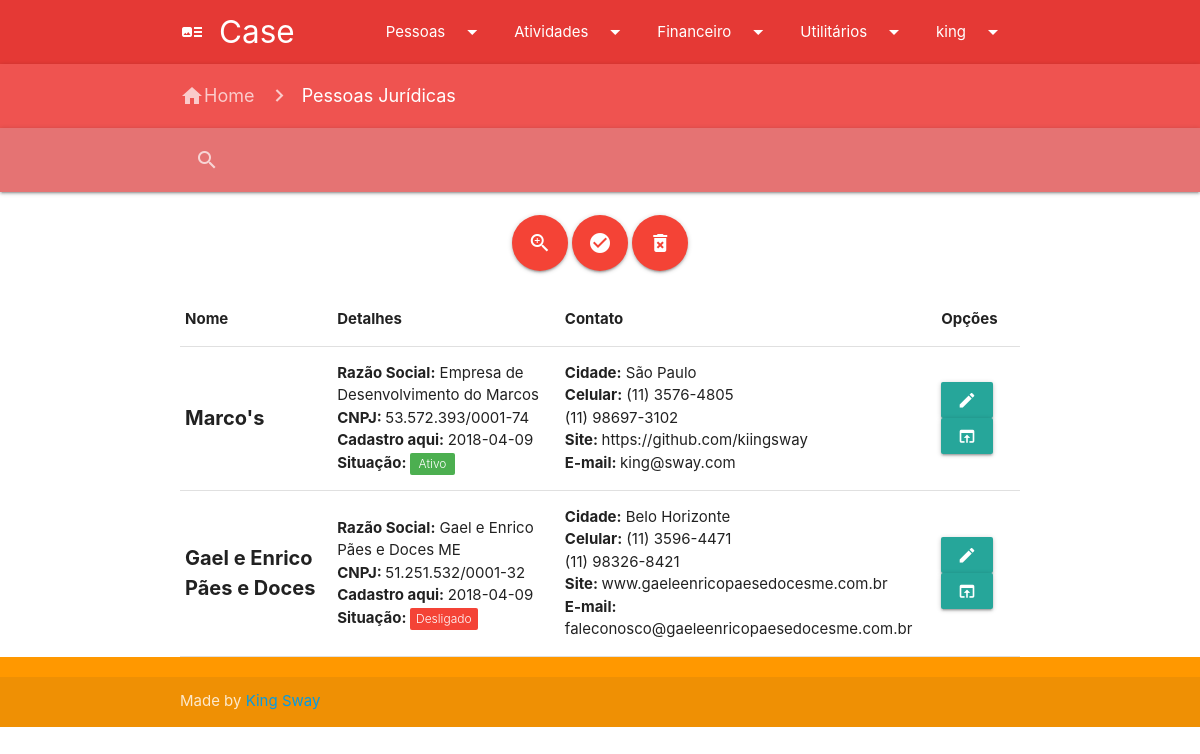
The page /pj.php (signed in) on the database its author committed.
### tables this page shows
CREATE TABLE `pj` (
  `id` int(255) NOT NULL,
  `nome_fantasia` varchar(255) NOT NULL,
  `razao_social` varchar(255) NOT NULL,
  `cnpj` varchar(255) NOT NULL,
  `site` varchar(255) DEFAULT NULL,
  `email` varchar(255) DEFAULT NULL,
  `telefone1` varchar(255) NOT NULL,
  `situacao` int(1) NOT NULL,
  `cadastroaqui` date NOT NULL,
  `telefone2` varchar(255) DEFAULT NULL,
  `cidade` varchar(255) NOT NULL,
  `estado` varchar(2) NOT NULL
);

### pj.php (the view, shortened to what this page needs)
<!DOCTYPE html>
<html>
  <head>
    <link href="css/materialize.css" type="text/css" rel="stylesheet" media="screen,projection"/>
    <link href="css/style.css" type="text/css" rel="stylesheet" media="screen,projection"/>
  </head>
<body>
		<?php require_once ("padroes/navigation.php"); ?>
    <nav class="red lighten-1" role="navigation">
      <div class="nav-wrapper container">
        <a href="index.php" class="breadcrumb"><i class="material-icons">home</i>Home</a>
        <a class="breadcrumb">Pessoas Jurídicas</a>
      </div>
    </nav>
    <?php require_once ("padroes/search.php"); ?>
    <br><div class="container center">
      <a class="btn-floating btn-large waves-effect waves-light red modal-trigger hoverable tooltipped" data-position="top" data-tooltip="Busca avançada" href="#modal1"><i class="material-icons">zoom_in</i></a>
      <a class="btn-floating btn-large waves-effect waves-light red hoverable tooltipped" data-position="top" data-tooltip="Marcar todos"><i class="material-icons">check_circle</i></a>
      <a class="btn-floating btn-large waves-effect waves-light red hoverable modal-trigger tooltipped" data-position="top" data-tooltip="Apagar" href="#modalApagar"><i class="material-icons">delete_forever</i></a><br><br>
        <table id="table">
      <tr class="hoverable">
        <th>Nome</th>
        <th>Detalhes</th>
        <th>Contato</th>
        <th>Opções</th>
      </tr>
      <?php
        $db = mysqli_connect('localhost', 'root', '', 'dbpessoas');
        $user_check_query = "SELECT nome_fantasia, razao_social, cnpj, site, email, telefone1, telefone2, situacao, cadastroaqui, cidade, estado FROM pj";
        $result = mysqli_query($db, $user_check_query);
        while ($user = mysqli_fetch_assoc($result)){ ?>
        <tr class="hoverable">
          <td style="font-size: 20px; font-weight: bold;"><?php echo $user['nome_fantasia'] ?></td>
          <td><b>Razão Social:</b> <?php echo $user['razao_social'] ?><br><b>CNPJ: </b><?php echo $user['cnpj']?><br><b>Cadastro aqui: </b><?php echo $user['cadastroaqui']?><br><b>Situação: </b><?php if ($user['situacao'] == 0) { echo '<span data-badge-caption="Desligado" class="new badge red">'; }
            if ($user['situacao'] == 1) { echo '<span data-badge-caption="Ativo" class="new badge green">'; } ?> </span></td>
          <td><b>Cidade:</b> <?php echo $user['cidade']?><br><b>Celular:</b> <?php echo $user['telefone1']?><br><?php echo $user['telefone2']?><br><b>Site: </b> <?php echo $user['site'] ?><br><b>E-mail: </b><?php echo $user['email']?><br></td>
          <td class="hoverable"><a class="btn tooltipped" data-tooltip="Editar" href="#"><i class="material-icons">edit</i></a>
          <a class="btn tooltipped" data-tooltip="Acessar ABCDI" href="#"><i class="material-icons">open_in_browser</i></a></td>
        </tr>
      <?php
      }
      ?>
    </table>
    </div>
    <?php require_once("padroes/footer.php") ?>
</body>
</html>

### rows shown on the page
pj: nome_fantasia "Marco's", razao_social "Empresa de Desenvolvimento do Marcos", cnpj "53.572.393/0001-74", cadastroaqui "2018-04-09", situacao 1 (drawn), cidade "São Paulo", telefone1 "(11) 3576-4805", telefone2 "(11) 98697-3102", site "https://github.com/kiingsway", email "king@sway.com"
pj: nome_fantasia "Gael e Enrico Pães e Doces", razao_social "Gael e Enrico Pães e Doces ME", cnpj "51.251.532/0001-32", cadastroaqui "2018-04-09", situacao 0 (drawn), cidade "Belo Horizonte", telefone1 "(11) 3596-4471", telefone2 "(11) 98326-8421", site "www.gaeleenricopaesedocesme.com.br", email "faleconosco@gaeleenricopaesedocesme.com.br"

### other values the page prints
$_SESSION['usuario'] "king"
